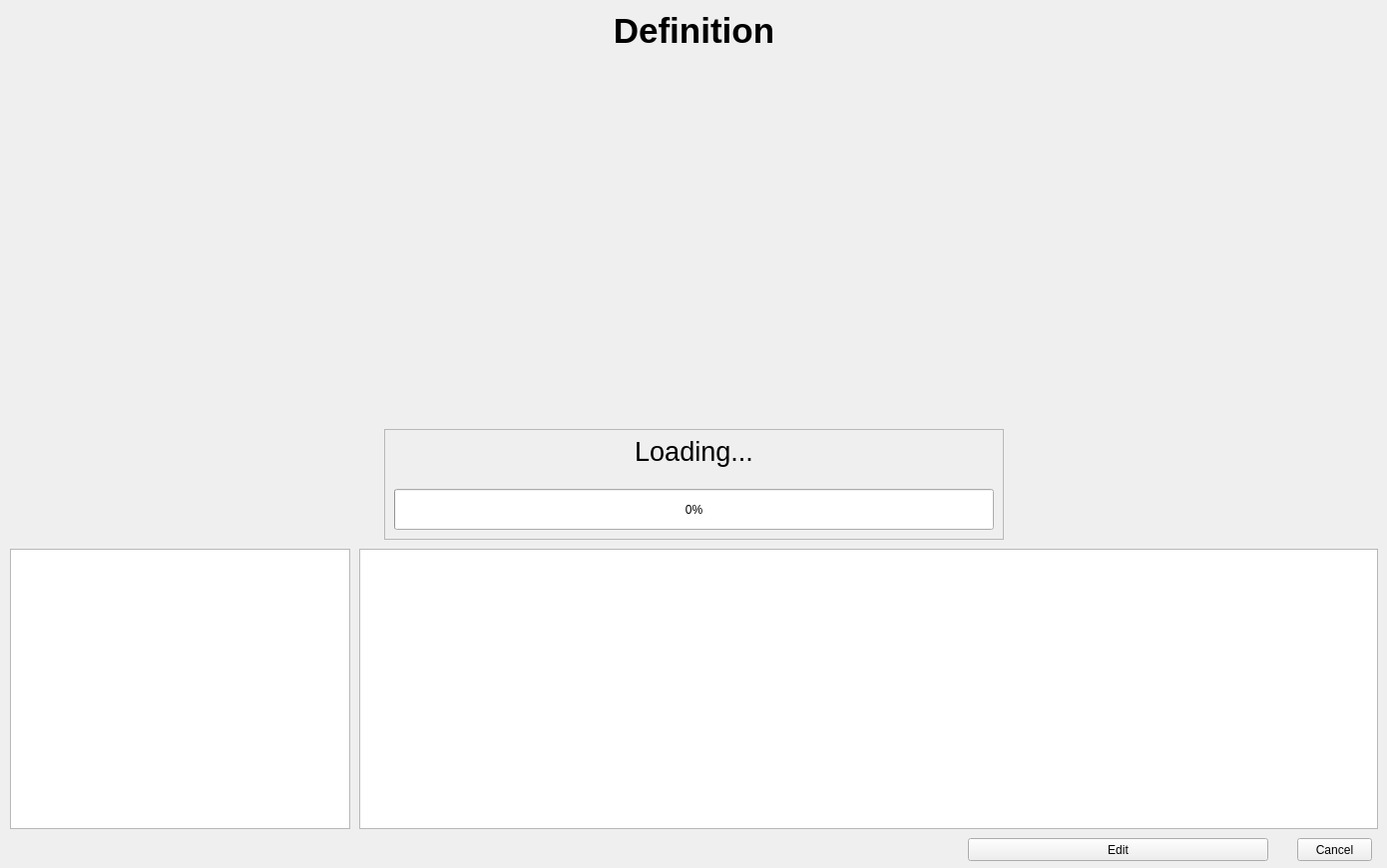
<?xml version="1.0" encoding="UTF-8"?>
<ui version="4.0">
 <class>Dialog</class>
 <widget class="QDialog" name="Dialog">
  <property name="geometry">
   <rect>
    <x>0</x>
    <y>0</y>
    <width>1390</width>
    <height>870</height>
   </rect>
  </property>
  <property name="windowTitle">
   <string>Dialog</string>
  </property>
  <widget class="QLabel" name="lbl_name">
   <property name="geometry">
    <rect>
     <x>0</x>
     <y>0</y>
     <width>1391</width>
     <height>61</height>
    </rect>
   </property>
   <property name="font">
    <font>
     <pointsize>26</pointsize>
     <weight>75</weight>
     <bold>true</bold>
    </font>
   </property>
   <property name="text">
    <string>Definition</string>
   </property>
   <property name="alignment">
    <set>Qt::AlignCenter</set>
   </property>
  </widget>
  <widget class="QLabel" name="lbl_pic">
   <property name="geometry">
    <rect>
     <x>10</x>
     <y>80</y>
     <width>450</width>
     <height>450</height>
    </rect>
   </property>
   <property name="text">
    <string/>
   </property>
   <property name="pixmap">
    <pixmap>../images/picture.png</pixmap>
   </property>
   <property name="alignment">
    <set>Qt::AlignCenter</set>
   </property>
  </widget>
  <widget class="QTextEdit" name="txt_desc">
   <property name="geometry">
    <rect>
     <x>360</x>
     <y>550</y>
     <width>1021</width>
     <height>281</height>
    </rect>
   </property>
   <property name="font">
    <font>
     <pointsize>14</pointsize>
    </font>
   </property>
  </widget>
  <widget class="QPushButton" name="btn_cancel">
   <property name="geometry">
    <rect>
     <x>1300</x>
     <y>840</y>
     <width>75</width>
     <height>23</height>
    </rect>
   </property>
   <property name="text">
    <string>Cancel</string>
   </property>
   <property name="autoDefault">
    <bool>false</bool>
   </property>
  </widget>
  <widget class="QPushButton" name="btn_open_images">
   <property name="geometry">
    <rect>
     <x>970</x>
     <y>840</y>
     <width>301</width>
     <height>23</height>
    </rect>
   </property>
   <property name="text">
    <string>Edit</string>
   </property>
   <property name="autoDefault">
    <bool>false</bool>
   </property>
  </widget>
  <widget class="QLabel" name="lbl_pic2">
   <property name="geometry">
    <rect>
     <x>470</x>
     <y>80</y>
     <width>450</width>
     <height>450</height>
    </rect>
   </property>
   <property name="text">
    <string/>
   </property>
   <property name="pixmap">
    <pixmap>../images/picture.png</pixmap>
   </property>
   <property name="alignment">
    <set>Qt::AlignCenter</set>
   </property>
  </widget>
  <widget class="QLabel" name="lbl_pic3">
   <property name="geometry">
    <rect>
     <x>930</x>
     <y>80</y>
     <width>450</width>
     <height>450</height>
    </rect>
   </property>
   <property name="text">
    <string/>
   </property>
   <property name="pixmap">
    <pixmap>../images/picture.png</pixmap>
   </property>
   <property name="alignment">
    <set>Qt::AlignCenter</set>
   </property>
  </widget>
  <widget class="QListWidget" name="lst_pages">
   <property name="geometry">
    <rect>
     <x>10</x>
     <y>550</y>
     <width>341</width>
     <height>281</height>
    </rect>
   </property>
   <property name="font">
    <font>
     <pointsize>14</pointsize>
    </font>
   </property>
   <property name="wordWrap">
    <bool>true</bool>
   </property>
   <property name="selectionRectVisible">
    <bool>true</bool>
   </property>
  </widget>
  <widget class="QFrame" name="frm_load">
   <property name="geometry">
    <rect>
     <x>385</x>
     <y>430</y>
     <width>621</width>
     <height>111</height>
    </rect>
   </property>
   <property name="frameShape">
    <enum>QFrame::StyledPanel</enum>
   </property>
   <property name="frameShadow">
    <enum>QFrame::Raised</enum>
   </property>
   <widget class="QProgressBar" name="prg_load">
    <property name="geometry">
     <rect>
      <x>10</x>
      <y>60</y>
      <width>601</width>
      <height>41</height>
     </rect>
    </property>
    <property name="minimum">
     <number>0</number>
    </property>
    <property name="maximum">
     <number>3</number>
    </property>
    <property name="value">
     <number>0</number>
    </property>
   </widget>
   <widget class="QLabel" name="lbl_load">
    <property name="geometry">
     <rect>
      <x>10</x>
      <y>2</y>
      <width>601</width>
      <height>41</height>
     </rect>
    </property>
    <property name="font">
     <font>
      <pointsize>20</pointsize>
     </font>
    </property>
    <property name="text">
     <string>Loading...</string>
    </property>
    <property name="alignment">
     <set>Qt::AlignCenter</set>
    </property>
   </widget>
  </widget>
 </widget>
 <resources/>
 <connections/>
</ui>
